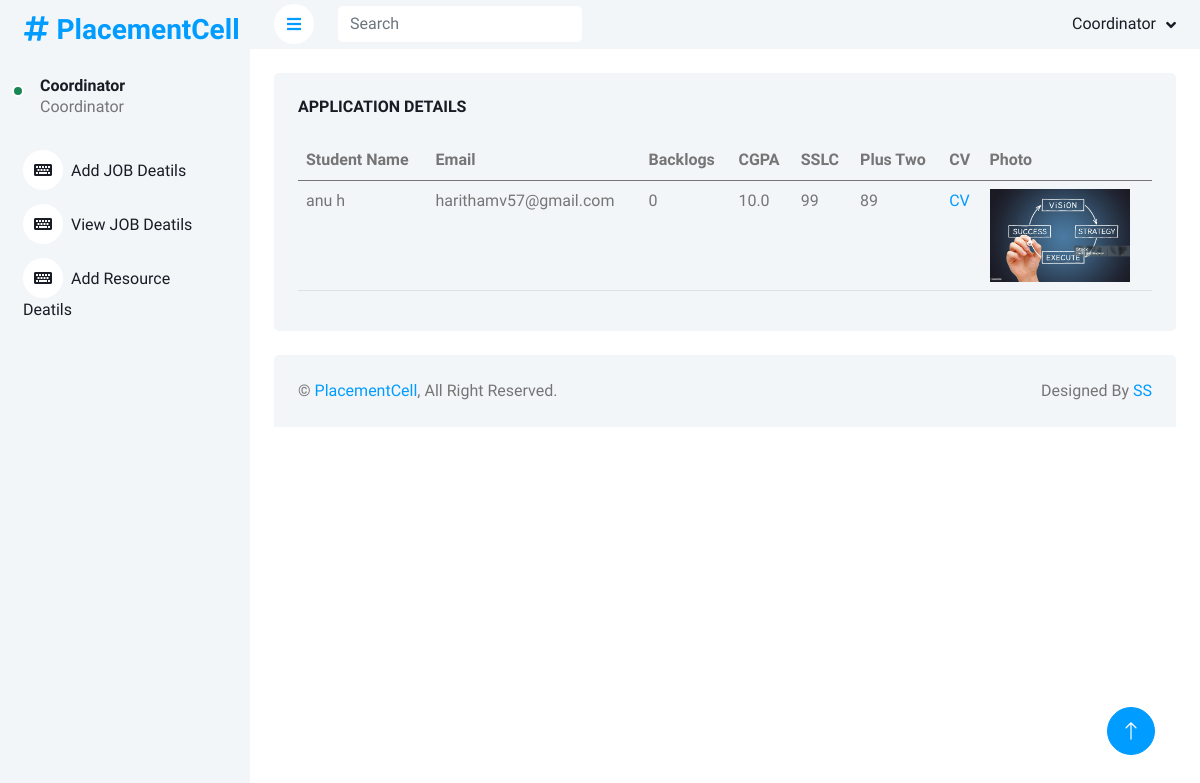
/Coordinator/view_applications/1, run on the app's committed database.
### Home/models.py (models this page shows)
class User(AbstractUser):
    usertype = models.CharField(max_length=50)

### Coordinator/views.py (the view)
# urls.py: path('view_applications/<id>',view_applications,name='view_applications'),
def view_applications(request,id):
    print(',,,,,,,,,,,,,,,,,,,',id)
    result=dictfetchall(id)
    print(result)
    return render(request,'Coordinator/view_applications.html',{'result':result})

### Coordinator/views.py (called while the page is built)
def dictfetchall(id):
    with connection.cursor() as cursor:
        cursor.execute("""  select
Home_user.first_name, Home_user.last_name,Home_user.email,Home_student.back_logs,Home_student.cgpa,
Home_student.sslc,Home_student.plus_two,Home_student.cv,Home_student.photo
from  Student_job_application join Coordinator_job   on Coordinator_job.id= Student_job_application.job_id_id
join Home_student on Home_student.id=Student_job_application.student_id_id
join Home_user on Home_user.id=Home_student.student_id_id where job_id_id= %s;
                                """, (id,))
        columns = [col[0] for col in cursor.description]
        return [
            dict(zip(columns, row))
            for row in cursor.fetchall()
        ]

### Coordinator/templates/Coordinator/view_applications.html (shortened to what this page needs)
{% extends 'Coordinator/shared/base.html' %}
{% block content %}
<div class="col-12">
    <div class="bg-light rounded h-100 p-4">
        <h6 class="mb-4">APPLICATION DETAILS</h6>
        <div class="table-responsive">
            <table class="table">
                <thead>
                    <tr>
                        <th scope="col">Student Name</th>
                        <th scope="col">Email</th>
                        <th scope="col">Backlogs</th>
                        <th scope="col">CGPA</th>
                        <th scope="col">SSLC</th>
                        <th scope="col">Plus Two</th>
                        <th scope="col">CV</th>
                        <th scope="col">Photo</th>
                    </tr>
                </thead>
                <tbody>
                    {% for i in result %}
                    <tr>
                        <td>{{i.first_name}} {{i.last_name}}</td>
                        <td>{{i.email}}</td>
                        <td>{{i.back_logs}}</td>
                        <td>{{i.cgpa}}</td>
                        <td>{{i.sslc}}</td>
                        <td>{{i.plus_two}}</td>
                        <td><a target="_blank" href="/media/{{ i.cv }}">CV</a></td>
                        <td> <img src="/media/{{ i.photo }}" style="width: 140px;" alt='not'></td>
                    </tr>
                    {% endfor %}
                </tbody>
            </table>
        </div>
    </div>
</div>
{% endblock content %}

### static/css/style.css (style rules this page uses)
:root { --primary: #009CFF; --light: #F3F6F9; --dark: #191C24; }

### data on the page
User: first_name "anu", last_name "h", email "harithamv57@gmail.com", back_logs "0", cgpa "10.0", sslc "99", plus_two "89"
